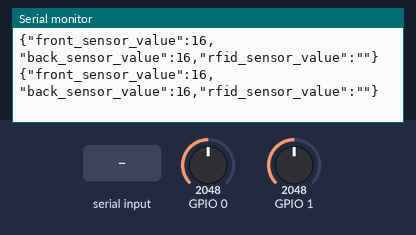
Simulated run of this sketch. Board: ESP32. On the bench: the last lines printed to the serial monitor. The test bench sets the inputs (shaded band); at power-on: GPIO 0 = 2048, GPIO 1 = 2048.

Above: at 3.2 s.
3.3 s: GPIO 0 set to 0
At 3.49 s:
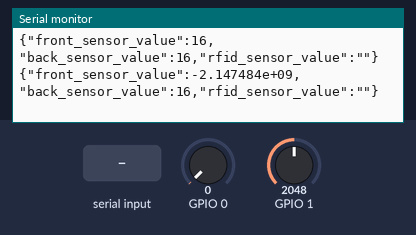
5.2 s: GPIO 1 set to 0
At 5.35 s:
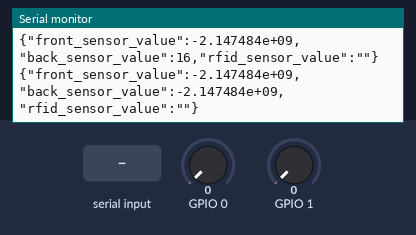
7.1 s: "led\n" received over the second serial link
At 7.36 s:
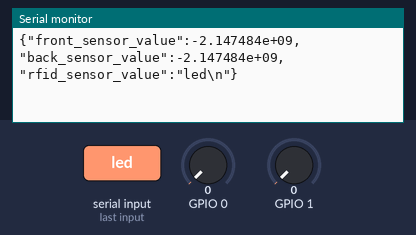
8.7 s: "1\n" received over the second serial link
At 8.94 s:
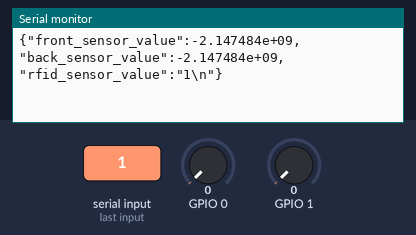
10.3 s: GPIO 0 set to 65
At 10.52 s:
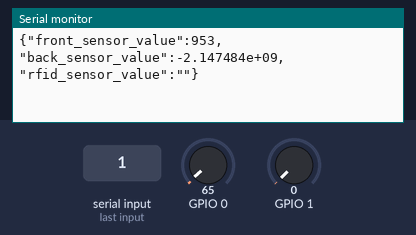
12.3 s: "0\n" received over the second serial link
At 12.53 s:
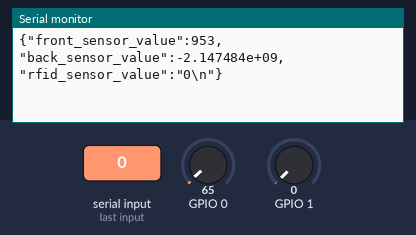

The sketch:

box.ino
```cpp
#include <Arduino.h>
#include <ArduinoJson.h>
#include <SPI.h>
#include <HardwareSerial.h>

// Broches utilisées pour l’UART
#define RX_PIN 20   // ESP32 reçoit ici (TX du FM-503)
#define TX_PIN 21  // ESP32 transmet ici (RX du FM-503)

#define IR_SENSOR_FRONT 0 // Sharp IR GP2Y0A41SK0F Sensor
#define IR_SENSOR_BACK 1 // Sharp IR GP2Y0A41SK0F Sensor

//-- Temps entre vérifications capteurs (en ms)
#define STATUS_DELAY 50

#define RFID_POWER 10
//#define RFID_POWER 1 // pour le grand

String inputString = "";
unsigned long lastStatus = 0;
unsigned int currentDistanceSensor = 0;

//-- Variables capteurs (mémoire des dernières valeurs envoyées)
float frontSensorValue = -1;
float backSensorValue  = -1;
String rfidSensorValue     = "none";

bool valuesHaveChanged = false;


/**
 * Initialisation
 */
void setup()
{
  Serial.begin(115200);

  delay(1000);  // Attendre un peu pour la stabilité

  Serial1.begin(38400, SERIAL_8N1, RX_PIN, TX_PIN); // RX_PIN et TX_PIN à adapter selon ta configuration
  Serial.println("Attente de lecture du RFID...");
  delay(1000); // Attente pour que tout soit prêt

  setRfidPower(RFID_POWER);
}

/**
 * Boucle principale
 */
void loop()
{
  //-- Lire les commandes reçues caractère par caractère
  while (Serial.available())
  {
    char c = Serial.read();
    if (c == '\n')
    {
      execCommand(inputString);
      inputString = "";
    }
    else
    {
      inputString += c;
    }
  }

  //-- Vérifie l'état des capteurs toutes les STATUS_DELAY ms
  if (millis() - lastStatus > STATUS_DELAY)
  {
    //-- Met à jour l'état des capteurs
    updateSensorsStatus();

    //-- Si il y a des changements dans les valeurs des capteurs (distance et rfid)
    //-- (Conditions court-circuitée pour avoir les print en continu)
    if (true || valuesHaveChanged)
    {
        //-- Envoi JSON
        JsonDocument data;
        data["front_sensor_value"]   = frontSensorValue;
        data["back_sensor_value"]    = backSensorValue;

        /*if (frontSensorValue < 34 || frontSensorValue > 36)
            data["front_sensor"] = "MAIN DETECTEE";
        else
            data["front_sensor"] = "PAS DE MAIN...";

        if (backSensorValue < 35 || backSensorValue > 38)
            data["back_sensor"] = "MAIN DETECTEE";
        else
            data["back_sensor"] = "PAS DE MAIN...";*/

        data["rfid_sensor_value"]    = rfidSensorValue;

        serializeJson(data, Serial);
        Serial.println();

      valuesHaveChanged = false;
    }

    lastStatus =  millis();
  }
}

/**
 * Traite une commande JSON reçue du Raspberry Pi
 * Exemple attendu : {"cmd":"led","value":1}
 */
void execCommand(String line)
{
  JsonDocument data;
  DeserializationError error = deserializeJson(data, line);

  if (error) return;

  const char* cmd = data["cmd"];
  if (!cmd) return;

  if (strcmp(cmd, "led") == 0)
  {
   // updateLED(data["value"]);
  }
}

void updateLED(JsonDocument color)
{
  /*analogWrite(LED_R_PIN, color["R"]);
  analogWrite(LED_G_PIN, color["G"]);
  analogWrite(LED_B_PIN, color["B"]);*/
}

void updateSensorsStatus()
{
  //-- Mesures actuelles
  String newrfidSensorValue = getRfidSensorValue();
  float newFrontSensorValue = getDistance(IR_SENSOR_FRONT);
  delay(50);
  float newBackSensorValue = getDistance(IR_SENSOR_BACK);


/*
  //-- Alternance entre les deux capteur de distance
  float newFrontSensorValue = frontSensorValue;
  float newBackSensorValue = backSensorValue;

  if (currentDistanceSensor == 0)
  {
    newFrontSensorValue = getDistance(TRIG_FRONT, ECHO_FRONT);
    currentDistanceSensor = 1;
  }
  else
  {
    newBackSensorValue  = getDistance(TRIG_BACK, ECHO_BACK);
    currentDistanceSensor = 0;
  }*/

  float alpha = 0.1f;

  //-- Comparer avec anciennes valeurs
  if (newFrontSensorValue != frontSensorValue)
  {
    frontSensorValue = newFrontSensorValue;
    //frontSensorValue += (newFrontSensorValue - frontSensorValue) * alpha;
    valuesHaveChanged = true;
  }

  if (newBackSensorValue != backSensorValue)
  {
    backSensorValue = newBackSensorValue;
    //backSensorValue += (newBackSensorValue - backSensorValue) * alpha;
    valuesHaveChanged = true;
  }

  if (newrfidSensorValue != rfidSensorValue)
  {
    rfidSensorValue = newrfidSensorValue;
    valuesHaveChanged = true;
  }
}

/**
 * Retourne la distance mesurée par un GP2Y0A41SK0F (cm)
 * Retourne -1 si aucune mesure valide
 */
float getDistance(int sensorPin)
{
  //float volts = analogRead(sensorPin) * 0.0008056640625; // value from sensor * (3.3/4096)
  //float sensorValue = 29.988 * pow( volts, -1.173);

  //float volts = analogRead(sensorPin)*0.0048828125;  // value from sensor * (5/1024)
  //float sensorValue = 13*pow(volts, -1); // worked out from datasheet graph

  float volts = analogRead(sensorPin) * 0.0008056640625; // value from sensor * (3.3/4096)
  int sensorValue = 29.988 * pow( volts, -1.173);

  return sensorValue;
}

/**
 * Retourne l'UID de la carte RFID si présente, sinon "none"
 */
String getRfidSensorValue()
{
  // Envoi de la commande "Q\r\n" au lecteur
  Serial1.print("Q\r\n");

  // Attente de la réponse du lecteur RFID
  String rfidData = "";

  // Attendre que le lecteur renvoie des données (il faut peut-être ajuster ce délai)
  unsigned long startTime = millis();
  while (millis() - startTime < 40) {  // Attente de 2 secondes (ajuster si nécessaire)
    if (Serial1.available()) {
      char c = Serial1.read();  // Lire le caractère reçu
      rfidData += c;  // Ajouter à la chaîne
    }
  }

  // Affichage de la réponsedu lecteur RFID
  // if (rfidData.length() > 0)
  // {
  //   Serial.print("Réponse du lecteur : ");
  //   Serial.println(rfidData);
  // }
  // else
  // {
  //   //Serial.println("Aucune donnée reçue ou timeout.");
  // }

  return rfidData;
}

void setRfidPower(int power)
{
    // Sécurité : bornage de la valeur
    if (power < -2) power = -2;
    if (power > 25) power = 25;

    // Conversion en valeur mappée 0x00 à 0x1B
    byte mappedValue = power + 2;

    // Conversion en chaîne hexadécimale (2 caractères, majuscules)
    char hexStr[3];
    sprintf(hexStr, "%02X", mappedValue);

    // Construction de la commande complète
    String cmd = "N1,";
    cmd += hexStr;  // ajoute la valeur hex
    cmd += "\r\n";  // fin de commande (optionnel selon protocole)

    Serial.println("send ");
    Serial.println(cmd);

    // Envoi de la commande "Q\r\n" au lecteur
    Serial1.print(cmd);

}
```

Measured:
- after the input at 3.3 s, the serial monitor: prints a new line after 0.07 s (image 1)
- after the input at 5.2 s, the serial monitor: prints a new line at once (image 2)
- after the input at 7.1 s, the serial monitor: prints a new line after 0.14 s (image 3)
- after the input at 8.7 s, the serial monitor: prints a new line after 0.12 s (image 4)
- after the input at 10.3 s, the serial monitor: prints a new line after 0.10 s (image 5)
- after the input at 12.3 s, the serial monitor: prints a new line after 0.10 s (image 6)
